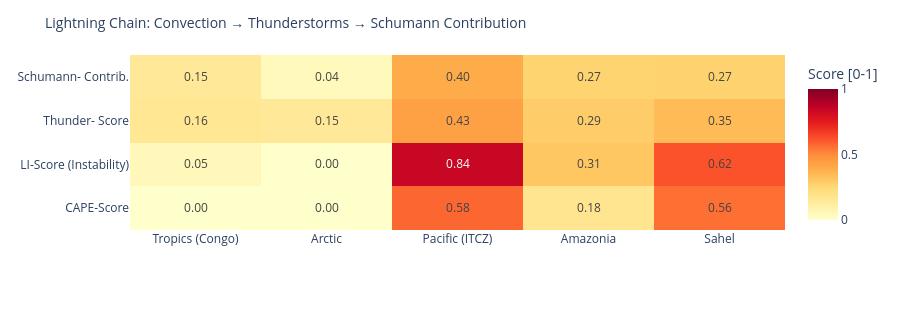

Here is the notebook cell this chart was saved with:
### Code cell
# ============================================================
# LIGHTNING CHAIN: Convection → Thunderstorms → Schumann
# Shows the causal chain per measurement point as heatmap
# ============================================================

def cape_score(v):
    """CAPE → normalized score [0,1]"""
    if v is None or pd.isna(v): return 0.0
    return min(1.0, float(v) / 3000)

def li_score(v):
    """Lifted Index: negative = unstable → score [0,1]"""
    if v is None or pd.isna(v): return 0.3
    return min(1.0, max(0.0, (-float(v) + 6) / 12))

def cloud_score(v):
    if v is None or pd.isna(v): return 0.3
    return float(v) / 100

def thunder_score(row):
    """Kombinierter Gewitterwahrscheinlichkeits-Score
    CAPE + LI + Bedeckung + WMO-Gewitter + konvektiver Niederschlag (showers)
    Hinweis: X-Ray und Kp sind kein Bestandteil – nur geomagn./solarer Kontext.
    """
    cs = cape_score(row.get('cape'))
    ls = li_score(row.get('li'))
    cl = cloud_score(row.get('cloud'))
    t  = 1.0 if row.get('thunderstorm') else 0.0
    # Convective precipitation (showers) as additional indicator
    sh = min(1.0, (row.get('showers') or 0) / 5.0)
    return round(cs * 0.30 + ls * 0.25 + cl * 0.15 + t * 0.20 + sh * 0.10, 3)

def schumann_contribution(t_score, lat):
    """Schumann contribution: higher in tropics (±30°), scaled by thunderstorm score"""
    lat_weight = max(0.3, 1.0 - abs(lat) / 60)
    return round(t_score * lat_weight, 3)

df_atm['cape_score']   = df_atm.apply(lambda r: cape_score(r['cape']), axis=1)
df_atm['li_score']     = df_atm.apply(lambda r: li_score(r['li']),    axis=1)
df_atm['thunder_score']= df_atm.apply(lambda r: thunder_score(r.to_dict()), axis=1)
df_atm['schumann_contribution'] = df_atm.apply(
    lambda r: schumann_contribution(r['thunder_score'], r['lat']), axis=1)

metrics = ['cape_score', 'li_score', 'thunder_score', 'schumann_contribution']
labels  = ['CAPE-Score', 'LI-Score\n(Instability)', 'Thunder-\nScore', 'Schumann-\nContrib.']
z_data  = [df_atm[m].tolist() for m in metrics]

fig = go.Figure(go.Heatmap(
    z=z_data,
    x=df_atm['point'].tolist(),
    y=labels,
    colorscale='YlOrRd',
    zmin=0, zmax=1,
    text=[[f'{v:.2f}' for v in row] for row in z_data],
    texttemplate='%{text}', textfont=dict(size=12),
    colorbar=dict(title='Score [0-1]')
))
fig.update_layout(
    title=dict(text='Lightning Chain: Convection → Thunderstorms → Schumann Contribution', font=dict(size=14)),
    height=310,
    plot_bgcolor='rgba(0,0,0,0)', paper_bgcolor='rgba(0,0,0,0)',
    margin=dict(l=130, r=80, t=55, b=80)
)
fig.show()

### Figure 1 — Plotly figure (JSON) as saved in the notebook; plotly's stock layout.template omitted (floating-point values rounded to 4 significant figures)
{"data": [{"colorbar": {"title": {"text": "Score [0-1]"}}, "colorscale": [[0.0, "rgb(255,255,204)"], [0.125, "rgb(255,237,160)"], [0.25, "rgb(254,217,118)"], [0.375, "rgb(254,178,76)"], [0.5, "rgb(253,141,60)"], [0.625, "rgb(252,78,42)"], [0.75, "rgb(227,26,28)"], [0.875, "rgb(189,0,38)"], [1.0, "rgb(128,0,38)"]], "text": [["0.00", "0.00", "0.58", "0.18", "0.56"], ["0.05", "0.00", "0.84", "0.31", "0.62"], ["0.16", "0.15", "0.43", "0.29", "0.35"], ["0.15", "0.04", "0.40", "0.27", "0.27"]], "textfont": {"size": 12}, "texttemplate": "%{text}", "type": "heatmap", "x": ["Tropics (Congo)", "Arctic", "Pacific (ITCZ)", "Amazonia", "Sahel"], "y": ["CAPE-Score", "LI-Score\n(Instability)", "Thunder-\nScore", "Schumann-\nContrib."], "z": [[0.0, 0.0, 0.5767, 0.1767, 0.56], [0.05, 0.0, 0.8417, 0.3083, 0.6167], [0.161, 0.15, 0.431, 0.289, 0.346], [0.15, 0.045, 0.395, 0.265, 0.271]], "zmax": 1, "zmin": 0}], "layout": {"height": 310, "margin": {"b": 80, "l": 130, "r": 80, "t": 55}, "paper_bgcolor": "rgba(0,0,0,0)", "plot_bgcolor": "rgba(0,0,0,0)", "title": {"font": {"size": 14}, "text": "Lightning Chain: Convection → Thunderstorms → Schumann Contribution"}}}
